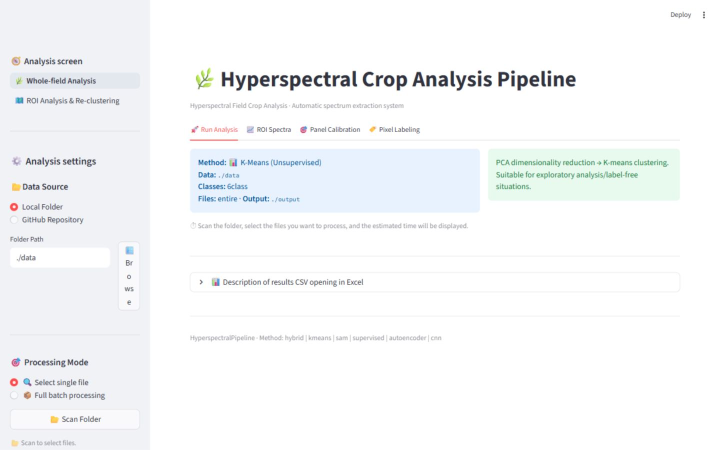
#> input picture presentation/demo_frames/01_home.png, 1440 x 900 px (shown at 1/2 size)
$ python build_demo_video.py
#> lines starting #> are read from the running program, lines starting #| are printed output that depends on the picture
from __future__ import annotations

from dataclasses import dataclass
from pathlib import Path

import cv2
import numpy as np
from PIL import Image, ImageDraw, ImageFont


ROOT = Path(__file__).resolve().parent
FRAME_DIR = ROOT / "demo_frames"
OUTPUT = ROOT / "hyperspectral_pipeline_live_demo_en.mp4"

WIDTH = 1600
HEIGHT = 900
FPS = 30
CAPTION_HEIGHT = 118
CONTENT_HEIGHT = HEIGHT - CAPTION_HEIGHT
BACKGROUND = (244, 247, 249)
NAVY = (21, 39, 56)
GREEN = (44, 134, 83)


@dataclass(frozen=True)
class Scene:
    image_name: str | None
    title: str
    subtitle: str
    seconds: float


SCENES = [
    Scene(
        None,
        "CanopySpectra",
        "Recorded from a live run · AP3-4.bil · K-means · 6 clusters",
        4.0,
    ),
    Scene(
        "01_home.png",
        "1. Open the English web application",
        "The whole-field workflow, ROI spectra, and calibration tools share one interface.",
        4.0,
    ),
    Scene(
        "02_data_selected.png",
        "2. Select the data and analysis settings",
        "Choose a local folder, one file or a batch, cluster count, report type, and downsampling.",
        5.0,
    ),
    Scene(
        "04_analysis_complete.png",
        "3. Run whole-field clustering",
        "This live sample finished in about 10 seconds at downsample ×8.",
        7.0,
    ),
    Scene(
        "04_analysis_complete.png",
        "4. Visually inspect clustering quality",
        "Compare RGB, the cluster color map, and the adjustable RGB overlay.",
        7.0,
    ),
    Scene(
        "05_report_actions.png",
        "5. Review cluster proportions and export results",
        "Open the HTML report or the result folder, or download the report directly.",
        5.0,
    ),
    Scene(
        "06_roi_load_screen.png",
        "6. Load an image for targeted ROI analysis",
        "The same BIL/ENVI file list is available without typing a long path.",
        4.0,
    ),
    Scene(
        "09_roi_spectrum.png",
        "7. Draw a box, lasso, or polygon ROI",
        "Here, a box ROI was dragged directly over the crop canopy.",
        5.0,
    ),
    Scene(
        "11_roi_graph_full.png",
        "8. Inspect and export the ROI spectrum",
        "Mean, median, standard deviation, wavelength range, and QC indicators are shown.",
        7.0,
    ),
    Scene(
        "12_panel_calibration.png",
        "9. Build a validated white/dark calibration",
        "Register panel reflectance and dark reference values; failed QC is blocked automatically.",
        5.0,
    ),
    Scene(
        None,
        "Field data → science-ready outputs",
        "HTML report · CSV/XLSX · RGB/NDVI · cluster maps · raw and calibrated spectra",
        5.0,
    ),
]


def _font(size: int, bold: bool = False) -> ImageFont.FreeTypeFont:
#> called with size = 34, bold = True
    name = "arialbd.ttf" if bold else "arial.ttf"
    candidates = [Path("C:/Windows/Fonts") / name, Path(name)]
    for candidate in candidates:
        if candidate.exists():
            return ImageFont.truetype(str(candidate), size=size)
    return ImageFont.load_default()


TITLE_FONT = _font(34, bold=True)
SUBTITLE_FONT = _font(22)
CARD_TITLE_FONT = _font(58, bold=True)
CARD_SUBTITLE_FONT = _font(30)
SMALL_FONT = _font(20)


def _fit_image(source: Image.Image) -> Image.Image:
    source = source.convert("RGB")
#> source is the input picture: PIL image 1440x900 RGB; mean R, G, B 246.2, 247.7, 248.9
    margin = 28
    max_w = WIDTH - 2 * margin
    max_h = CONTENT_HEIGHT - 2 * margin
    scale = min(max_w / source.width, max_h / source.height)
#> scale = 0.807
    size = (max(1, round(source.width * scale)), max(1, round(source.height * scale)))
#> size = (1162, 726)
    resized = source.resize(size, Image.Resampling.LANCZOS)

    canvas = Image.new("RGB", (WIDTH, CONTENT_HEIGHT), BACKGROUND)
#> canvas: PIL image 1600x782 RGB
    x = (WIDTH - size[0]) // 2
#> x = 219
    y = (CONTENT_HEIGHT - size[1]) // 2
#> y = 28
    shadow = Image.new("RGBA", canvas.size, (0, 0, 0, 0))
#> shadow: PIL image 1600x782 RGBA; every value is 0
    shadow_draw = ImageDraw.Draw(shadow)
    shadow_draw.rounded_rectangle(
        (x + 7, y + 9, x + size[0] + 7, y + size[1] + 9),
        radius=12,
        fill=(24, 39, 55, 42),
    )
    canvas = Image.alpha_composite(canvas.convert("RGBA"), shadow).convert("RGB")
    canvas.paste(resized, (x, y))
    return canvas


def _title_card(title: str, subtitle: str) -> Image.Image:
    canvas = Image.new("RGB", (WIDTH, HEIGHT), NAVY)
    draw = ImageDraw.Draw(canvas)
    draw.rounded_rectangle((112, 108, 156, 700), radius=20, fill=GREEN)
    draw.text((205, 275), title, font=CARD_TITLE_FONT, fill="white")
    draw.text((207, 370), subtitle, font=CARD_SUBTITLE_FONT, fill=(207, 223, 231))
    draw.text(
        (207, 705),
        "UIUC field hyperspectral workflow · English demonstration",
        font=SMALL_FONT,
        fill=(152, 178, 191),
    )
    return canvas


def _captioned(scene: Scene) -> Image.Image:
    if scene.image_name is None:
        return _title_card(scene.title, scene.subtitle)

    source_path = FRAME_DIR / scene.image_name
    if not source_path.is_file():
        raise FileNotFoundError(source_path)

    content = _fit_image(Image.open(source_path))
    canvas = Image.new("RGB", (WIDTH, HEIGHT), NAVY)
    canvas.paste(content, (0, 0))
    draw = ImageDraw.Draw(canvas)
    draw.rectangle((0, CONTENT_HEIGHT, 12, HEIGHT), fill=GREEN)
    draw.text((42, CONTENT_HEIGHT + 18), scene.title, font=TITLE_FONT, fill="white")
    draw.text(
        (44, CONTENT_HEIGHT + 65),
        scene.subtitle,
        font=SUBTITLE_FONT,
        fill=(207, 223, 231),
    )
    return canvas


def _to_bgr(image: Image.Image) -> np.ndarray:
    return cv2.cvtColor(np.asarray(image), cv2.COLOR_RGB2BGR)


def build_video() -> Path:
    frames = [_to_bgr(_captioned(scene)) for scene in SCENES]
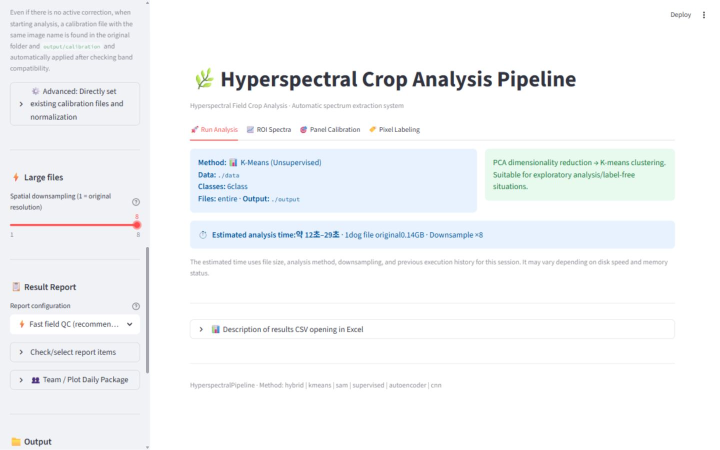
#> input picture presentation/demo_frames/02_data_selected.png, 1440 x 900 px (shown at 1/2 size)
#> in _fit_image, source is the input picture: PIL image 1440x900 RGB; mean R, G, B 244.6, 246.5, 248.2
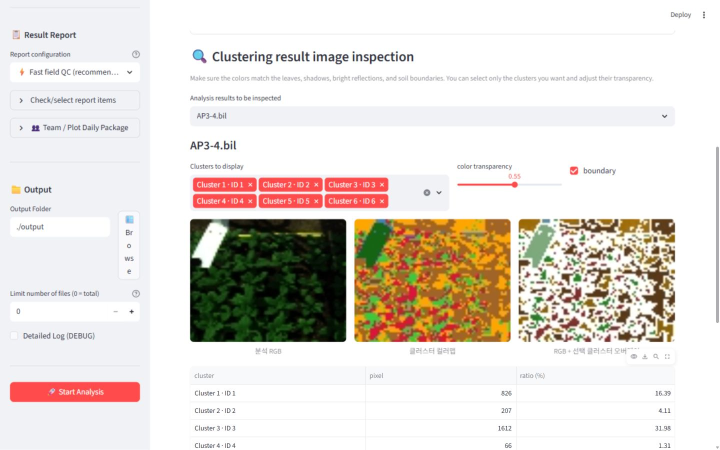
#> input picture presentation/demo_frames/04_analysis_complete.png, 1440 x 900 px (shown at 1/2 size)
#> in _fit_image, source is the input picture: PIL image 1440x900 RGB; mean R, G, B 227.1, 220.6, 214
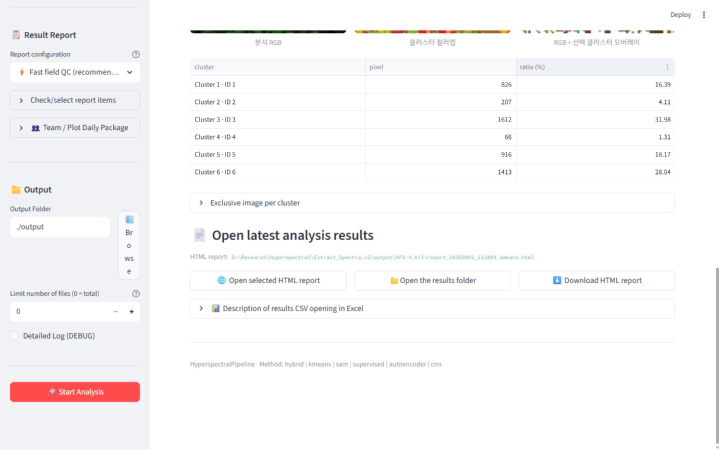
#> input picture presentation/demo_frames/05_report_actions.png, 1440 x 900 px (shown at 1/2 size)
#> in _fit_image, source is the input picture: PIL image 1440x900 RGB; mean R, G, B 248.9, 247.8, 248.5
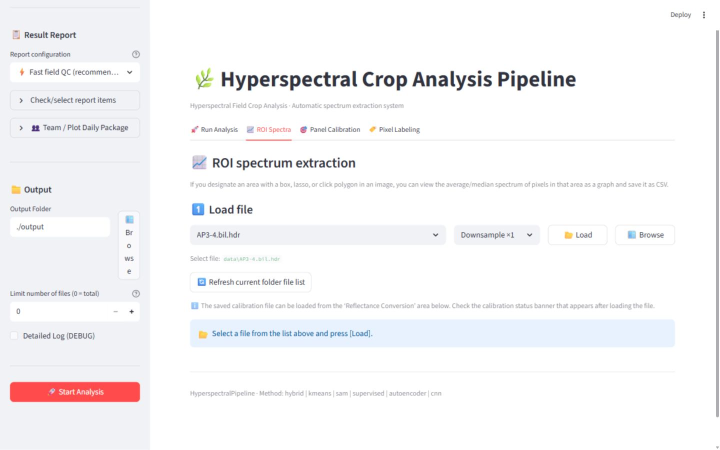
#> input picture presentation/demo_frames/06_roi_load_screen.png, 1440 x 900 px (shown at 1/2 size)
#> in _fit_image, source is the input picture: PIL image 1440x900 RGB; mean R, G, B 246.8, 246.2, 247.6
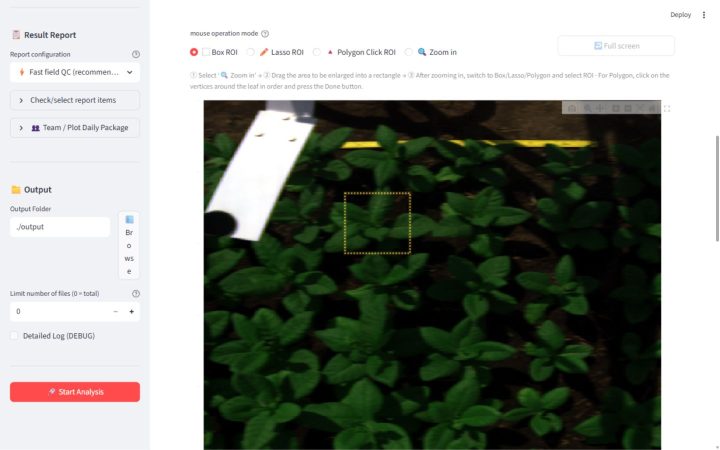
#> input picture presentation/demo_frames/09_roi_spectrum.png, 1440 x 900 px (shown at 1/2 size)
#> in _fit_image, source is the input picture: PIL image 1440x900 RGB; mean R, G, B 138.6, 143.5, 135.3
#> in _fit_image (call 7), `canvas.paste(resized, (x, y))`:
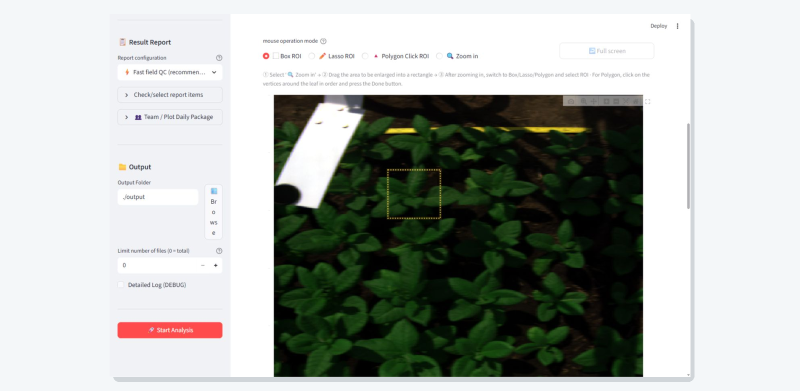
#> canvas: PIL image 1600x782 RGB (shown at 1/2 size); mean R, G, B 172.5, 176.7, 171.9
#> in _to_bgr (call 8), `return cv2.cvtColor(np.asarray(image), cv2.COLOR_RGB2BGR)`:
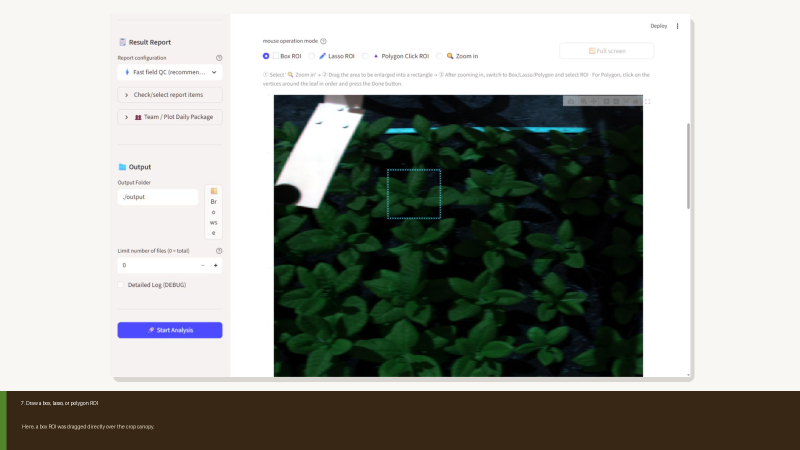
#> returned value: shape (900, 1600, 3) (shown at 1/2 size); mean R, G, B 156.8, 158.9, 152.8
    writer = cv2.VideoWriter(
        str(OUTPUT),
        cv2.VideoWriter_fourcc(*"mp4v"),
        FPS,
        (WIDTH, HEIGHT),
    )
    if not writer.isOpened():
        raise RuntimeError("Could not initialize the MP4 writer")

    transition_frames = int(0.45 * FPS)
    try:
        for index, (scene, frame) in enumerate(zip(SCENES, frames)):
            hold_frames = max(1, int(scene.seconds * FPS) - transition_frames)
            for _ in range(hold_frames):
                writer.write(frame)

            if index + 1 < len(frames):
                next_frame = frames[index + 1]
                for step in range(transition_frames):
                    alpha = (step + 1) / transition_frames
                    writer.write(cv2.addWeighted(frame, 1.0 - alpha, next_frame, alpha, 0))
    finally:
        writer.release()

    return OUTPUT


if __name__ == "__main__":
#> (the run stopped early here; a loop or call above may not have finished)
